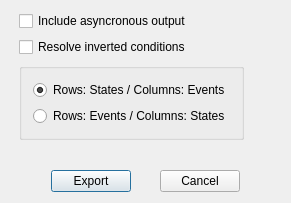
<?xml version="1.0" encoding="UTF-8"?>
<ui version="4.0">
 <class>ExportStateTableDlg</class>
 <widget class="QDialog" name="ExportStateTableDlg">
  <property name="geometry">
   <rect>
    <x>0</x>
    <y>0</y>
    <width>291</width>
    <height>203</height>
   </rect>
  </property>
  <property name="windowTitle">
   <string>State Table Export Options</string>
  </property>
  <layout class="QVBoxLayout">
   <item>
    <layout class="QVBoxLayout">
     <item>
      <layout class="QHBoxLayout">
       <item>
        <spacer>
         <property name="orientation">
          <enum>Qt::Horizontal</enum>
         </property>
         <property name="sizeType">
          <enum>QSizePolicy::Expanding</enum>
         </property>
         <property name="sizeHint" stdset="0">
          <size>
           <width>16</width>
           <height>20</height>
          </size>
         </property>
        </spacer>
       </item>
       <item>
        <layout class="QVBoxLayout">
         <item>
          <widget class="QCheckBox" name="cb_includeout">
           <property name="text">
            <string>Include asyncronous output</string>
           </property>
          </widget>
         </item>
         <item>
          <widget class="QCheckBox" name="cb_resolve_invert">
           <property name="text">
            <string>Resolve inverted conditions</string>
           </property>
          </widget>
         </item>
         <item>
          <widget class="QGroupBox" name="bg_orientation">
           <layout class="QVBoxLayout">
            <item>
             <widget class="QRadioButton" name="rb_orientation0">
              <property name="text">
               <string>Rows: States / Columns: Events</string>
              </property>
              <property name="checked">
               <bool>true</bool>
              </property>
             </widget>
            </item>
            <item>
             <widget class="QRadioButton" name="rb_orientation1">
              <property name="text">
               <string>Rows: Events / Columns: States</string>
              </property>
             </widget>
            </item>
           </layout>
          </widget>
         </item>
        </layout>
       </item>
       <item>
        <spacer>
         <property name="orientation">
          <enum>Qt::Horizontal</enum>
         </property>
         <property name="sizeType">
          <enum>QSizePolicy::Expanding</enum>
         </property>
         <property name="sizeHint" stdset="0">
          <size>
           <width>44</width>
           <height>20</height>
          </size>
         </property>
        </spacer>
       </item>
      </layout>
     </item>
     <item>
      <spacer>
       <property name="orientation">
        <enum>Qt::Vertical</enum>
       </property>
       <property name="sizeType">
        <enum>QSizePolicy::Expanding</enum>
       </property>
       <property name="sizeHint" stdset="0">
        <size>
         <width>20</width>
         <height>20</height>
        </size>
       </property>
      </spacer>
     </item>
     <item>
      <layout class="QHBoxLayout">
       <item>
        <spacer>
         <property name="orientation">
          <enum>Qt::Horizontal</enum>
         </property>
         <property name="sizeType">
          <enum>QSizePolicy::Expanding</enum>
         </property>
         <property name="sizeHint" stdset="0">
          <size>
           <width>40</width>
           <height>20</height>
          </size>
         </property>
        </spacer>
       </item>
       <item>
        <widget class="QPushButton" name="pb_export">
         <property name="text">
          <string>Export</string>
         </property>
         <property name="default">
          <bool>true</bool>
         </property>
        </widget>
       </item>
       <item>
        <spacer>
         <property name="orientation">
          <enum>Qt::Horizontal</enum>
         </property>
         <property name="sizeType">
          <enum>QSizePolicy::Expanding</enum>
         </property>
         <property name="sizeHint" stdset="0">
          <size>
           <width>20</width>
           <height>16</height>
          </size>
         </property>
        </spacer>
       </item>
       <item>
        <widget class="QPushButton" name="pb_cancel">
         <property name="text">
          <string>Cancel</string>
         </property>
        </widget>
       </item>
       <item>
        <spacer>
         <property name="orientation">
          <enum>Qt::Horizontal</enum>
         </property>
         <property name="sizeType">
          <enum>QSizePolicy::Expanding</enum>
         </property>
         <property name="sizeHint" stdset="0">
          <size>
           <width>40</width>
           <height>20</height>
          </size>
         </property>
        </spacer>
       </item>
      </layout>
     </item>
    </layout>
   </item>
  </layout>
 </widget>
 <layoutdefault spacing="6" margin="11"/>
 <tabstops>
  <tabstop>cb_includeout</tabstop>
  <tabstop>rb_orientation0</tabstop>
  <tabstop>rb_orientation1</tabstop>
  <tabstop>pb_export</tabstop>
  <tabstop>pb_cancel</tabstop>
 </tabstops>
 <resources/>
 <connections/>
</ui>
